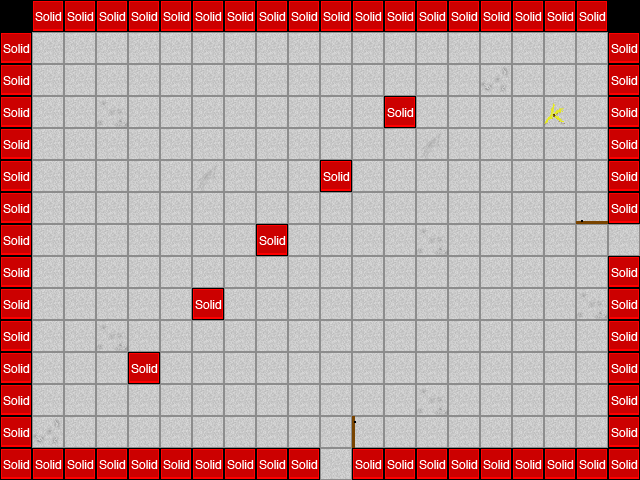

A level layout from a 2D game, rendered from its tile map. Below: a short description, then the map file with tile-grid data replaced by summaries:
An orthogonal 20x15 tile map with 32x32 px tiles, 2 tile layers (Tile Layer 1, collision), 2 tilesets and 7 objects (mainPlayer, roger, jo, ojd, doorRight, ...).

<map version="1.0" orientation="orthogonal" width="20" height="15" tilewidth="32" tileheight="32">
 <tileset firstgid="1" name="metatiles32x32" tilewidth="32" tileheight="32">
  <image source="../img/map/metatiles32x32.png" width="288" height="32" />
  <tile id="0">
   <properties>
    <property name="type" value="solid" />
   </properties>
  </tile>
  <tile id="5">
   <properties>
    <property name="type" value="doorRight" />
   </properties>
  </tile>
  <tile id="6">
   <properties>
    <property name="type" value="doorUp" />
   </properties>
  </tile>
  <tile id="7">
   <properties>
    <property name="type" value="doorDown" />
   </properties>
  </tile>
  <tile id="8">
   <properties>
    <property name="type" value="doorLeft" />
   </properties>
  </tile>
 </tileset>
 <tileset firstgid="10" name="Terrain" tilewidth="32" tileheight="32">
  <image source="../img/map/Terrain.png" width="256" height="256" />
 </tileset>
 <layer name="Tile Layer 1" width="20" height="15">
  <data>[300 cells, 298 non-empty, 15 distinct tile ids]</data>
 </layer>
 <layer name="collision" width="20" height="15">
  <data>[300 cells, 67 non-empty, 1 distinct tile ids]</data>
 </layer>
 <objectgroup name="Object Layer 1" width="20" height="15">
  <object name="mainPlayer" x="96" y="192" width="32" height="32">
   <properties>
    <property name="image" value="Main_char" />
    <property name="spritewidth" value="64" />
   </properties>
  </object>
  <object name="roger" x="352" y="224" width="32" height="32">
   <properties>
    <property name="image" value="roger" />
    <property name="spritewidth" value="64" />
   </properties>
  </object>
  <object name="jo" x="352" y="288" width="32" height="32">
   <properties>
    <property name="image" value="jo" />
    <property name="spritewidth" value="64" />
   </properties>
  </object>
  <object name="ojd" x="416" y="192" width="32" height="32">
   <properties>
    <property name="image" value="ojd" />
    <property name="spritewidth" value="64" />
   </properties>
  </object>
  <object x="448" y="224" />
 </objectgroup>
 <objectgroup name="doors" width="20" height="15">
  <object name="doorRight" x="576" y="224" width="28" height="28" />
  <object name="doorDown" x="320" y="416" width="29" height="30">
   <properties>
    <property name="type" value="door" />
   </properties>
  </object>
 </objectgroup>
</map>
